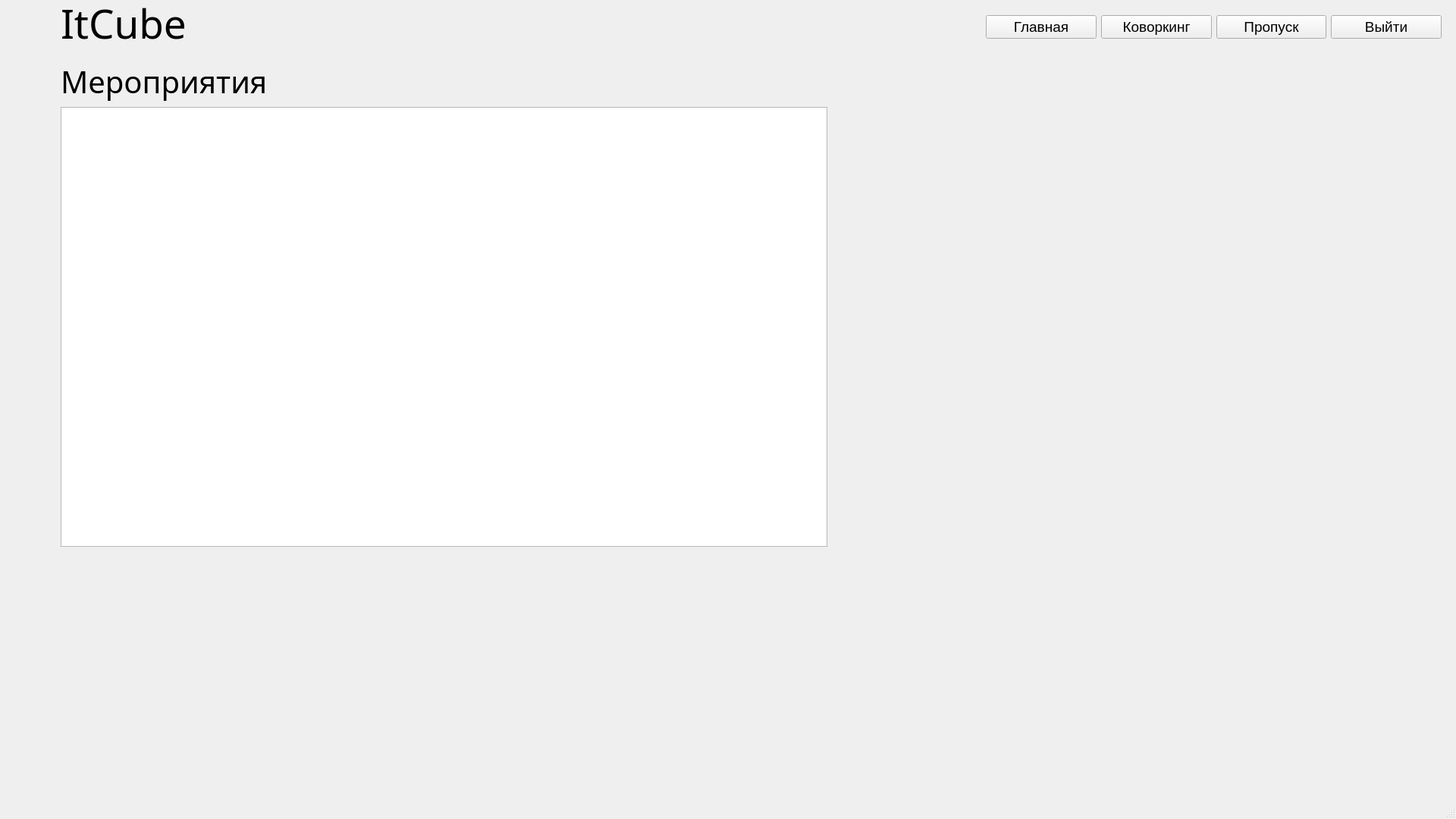
<?xml version="1.0" encoding="UTF-8"?>
<ui version="4.0">
 <class>MainWindow</class>
 <widget class="QMainWindow" name="MainWindow">
  <property name="geometry">
   <rect>
    <x>0</x>
    <y>0</y>
    <width>1920</width>
    <height>1080</height>
   </rect>
  </property>
  <property name="windowTitle">
   <string>MainWindow</string>
  </property>
  <widget class="QWidget" name="centralwidget">
   <widget class="QLabel" name="menu">
    <property name="geometry">
     <rect>
      <x>-10</x>
      <y>-10</y>
      <width>1941</width>
      <height>81</height>
     </rect>
    </property>
    <property name="text">
     <string/>
    </property>
   </widget>
   <widget class="QWidget" name="verticalLayoutWidget">
    <property name="geometry">
     <rect>
      <x>80</x>
      <y>80</y>
      <width>1011</width>
      <height>641</height>
     </rect>
    </property>
    <layout class="QVBoxLayout" name="verticalLayout">
     <item>
      <widget class="QLabel" name="label">
       <property name="font">
        <font>
         <family>Segoe UI Variable Display</family>
         <pointsize>30</pointsize>
         <weight>50</weight>
         <bold>false</bold>
        </font>
       </property>
       <property name="text">
        <string>Мероприятия</string>
       </property>
      </widget>
     </item>
     <item>
      <widget class="QListView" name="listView">
       <property name="font">
        <font>
         <pointsize>940</pointsize>
        </font>
       </property>
      </widget>
     </item>
    </layout>
   </widget>
   <widget class="QLabel" name="cube">
    <property name="geometry">
     <rect>
      <x>80</x>
      <y>0</y>
      <width>1009</width>
      <height>61</height>
     </rect>
    </property>
    <property name="font">
     <font>
      <family>Segoe UI Variable Display Semib</family>
      <pointsize>40</pointsize>
      <weight>50</weight>
      <italic>false</italic>
      <bold>false</bold>
     </font>
    </property>
    <property name="text">
     <string>ItCube</string>
    </property>
   </widget>
   <widget class="QWidget" name="horizontalLayoutWidget">
    <property name="geometry">
     <rect>
      <x>1300</x>
      <y>10</y>
      <width>601</width>
      <height>51</height>
     </rect>
    </property>
    <layout class="QHBoxLayout" name="horizontalLayout">
     <item>
      <widget class="QPushButton" name="man">
       <property name="font">
        <font>
         <family>Microsoft YaHei UI</family>
         <pointsize>14</pointsize>
         <weight>50</weight>
         <bold>false</bold>
        </font>
       </property>
       <property name="text">
        <string>Главная</string>
       </property>
      </widget>
     </item>
     <item>
      <widget class="QPushButton" name="cow">
       <property name="font">
        <font>
         <family>Microsoft YaHei UI</family>
         <pointsize>14</pointsize>
         <weight>50</weight>
         <bold>false</bold>
        </font>
       </property>
       <property name="text">
        <string>Коворкинг</string>
       </property>
      </widget>
     </item>
     <item>
      <widget class="QPushButton" name="pas">
       <property name="font">
        <font>
         <family>Microsoft YaHei UI</family>
         <pointsize>14</pointsize>
         <weight>50</weight>
         <bold>false</bold>
        </font>
       </property>
       <property name="text">
        <string>Пропуск</string>
       </property>
      </widget>
     </item>
     <item>
      <widget class="QPushButton" name="out">
       <property name="font">
        <font>
         <family>Microsoft YaHei UI</family>
         <pointsize>14</pointsize>
         <weight>50</weight>
         <bold>false</bold>
        </font>
       </property>
       <property name="text">
        <string>Выйти</string>
       </property>
      </widget>
     </item>
    </layout>
   </widget>
  </widget>
  <widget class="QMenuBar" name="menubar">
   <property name="geometry">
    <rect>
     <x>0</x>
     <y>0</y>
     <width>1920</width>
     <height>26</height>
    </rect>
   </property>
  </widget>
  <widget class="QStatusBar" name="statusbar"/>
 </widget>
 <resources/>
 <connections/>
</ui>
